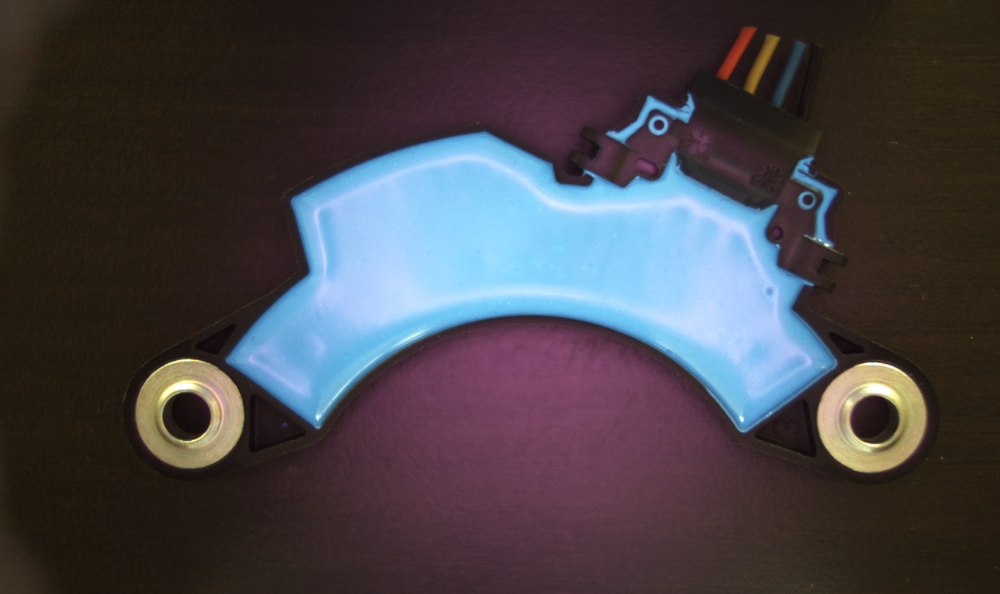
#> input picture front/product_only/M0_L1.bmp, 1000 x 594 px, shrunk from 1477 x 878 before the run
$ python pre_process.py
#> lines starting #> are read from the running program, lines starting #| are printed output that depends on the picture; after the words box and inside, x2 and y2 are one past the last pixel; in counts of white or black regions, pixels touching at a corner belong together
#> in main, img is the input picture: shape (594, 1000, 3); mean B, G, R 72.8, 67.3, 70.7
import cv2
import numpy as np
import matplotlib.pyplot as plt

def pre_process(img, side = 0):
    """
    Process an input image and filter specific HSV values to create a binary mask.

    The function converts the input image to the HSV color space and then applies
    a binary mask based on specified HSV values. Morphological opening is then
    applied to the mask to remove small noise.

    Parameters:
    - img (numpy.ndarray): The input image in BGR format.
    - side (int, optional): Determines the range of HSV values to filter.
        0: front side
        1: back side


    Returns:
    - mask (numpy.ndarray): A binary mask highlighting regions in the input image
        that fall within the specified HSV range after morphological opening.
    """
#> called with side = 0

    hsv_img = cv2.cvtColor(img, cv2.COLOR_BGR2HSV)
#> hsv_img: shape (594, 1000, 3); mean H, S, V 75.5, 109.4, 88.4
    if side == 0:
        #Lower and upper range of HSV values to filter
        lower_blue = np.array([67, 0, 90])
        upper_blue = np.array([119, 255, 255])
    else:
        #Lower and upper range of HSV values to filter
        lower_blue = np.array([ 89,   0, 113])
        upper_blue = np.array([123, 255, 255])

    kernel = np.ones((2,2),np.uint8)  # 2x2 kernel for opening, you can adjust this size if needed

    mask = cv2.inRange(hsv_img, lower_blue, upper_blue)
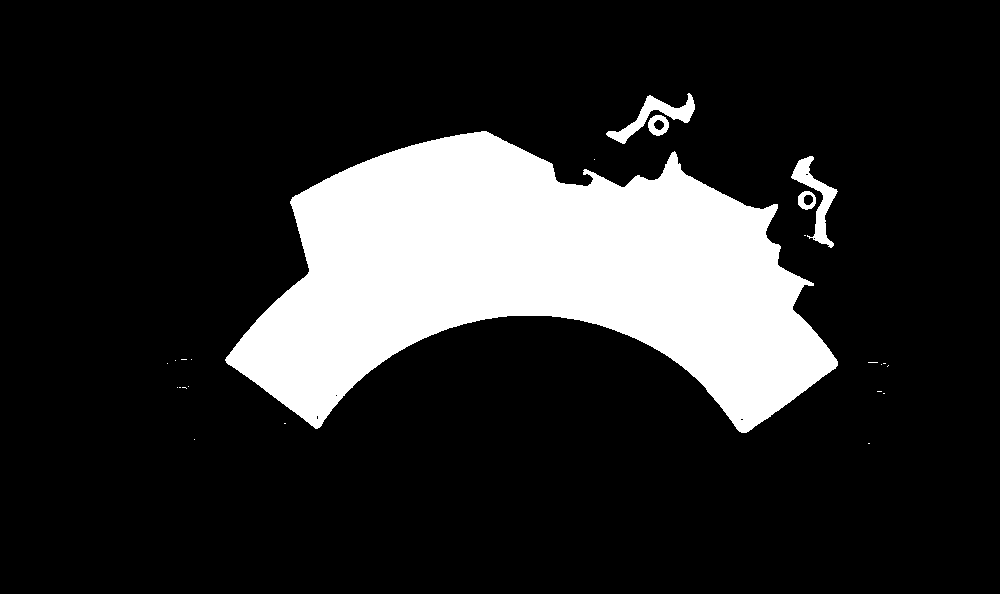
#> mask: shape (594, 1000); 17.5% white; 24 white regions (19 under 20 px), largest, box (x1, y1, x2, y2) and area: (225, 131, 838, 433) 100734, (791, 156, 838, 248) 1236, (606, 93, 695, 144) 1197, (648, 115, 669, 136) 270, (798, 191, 816, 210) 198
    mask = cv2.morphologyEx(mask, cv2.MORPH_OPEN, kernel)
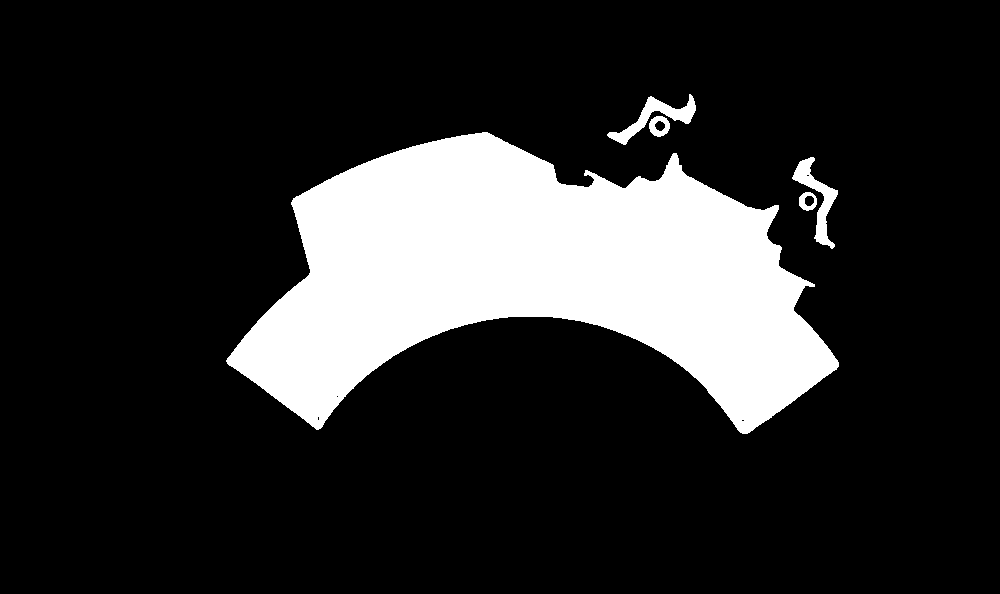
#> mask: shape (594, 1000); 17.4% white; 5 white regions, box (x1, y1, x2, y2) and area: (226, 132, 839, 434) 100731, (792, 157, 838, 249) 1222, (607, 94, 696, 145) 1196, (649, 116, 670, 137) 270, (799, 192, 817, 211) 198

    return mask


def main():
    img = cv2.imread('front/product_only/M0_L1.bmp')
    mask = pre_process(img)
    cv2.imshow("Mask", mask)
    cv2.waitKey(0)
    cv2.destroyAllWindows()

if __name__ == '__main__':
    main()

$ run again, with front/product_only/M1_L0.bmp copied over front/product_only/M0_L1.bmp
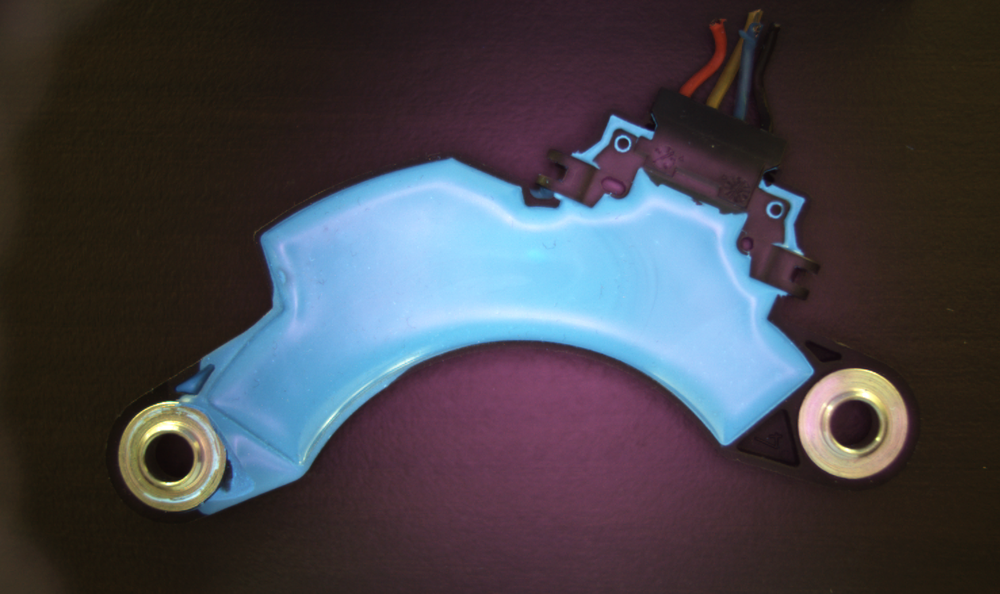
#> input picture front/product_only/M1_L0.bmp, 1000 x 594 px, shrunk from 1477 x 878 before the run
#> in main, img is the input picture: shape (594, 1000, 3); mean B, G, R 73.7, 66.8, 68.1
#> hsv_img: shape (594, 1000, 3); mean H, S, V 77.3, 110.4, 87.9
#> in pre_process, `mask = cv2.inRange(hsv_img, lower_blue, upper_blue)`:
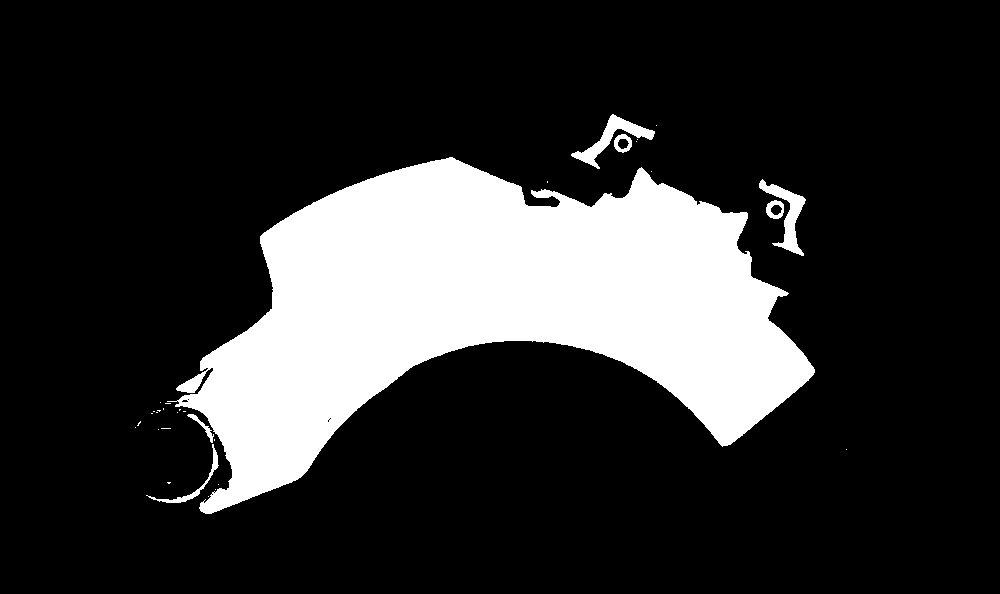
#> mask: shape (594, 1000); 19.3% white; 32 white regions (25 under 20 px), largest, box (x1, y1, x2, y2) and area: (167, 157, 815, 514) 111241, (759, 179, 806, 256) 1107, (571, 114, 655, 169) 1094
#> in pre_process, `mask = cv2.morphologyEx(mask, cv2.MORPH_OPEN, kernel)`:
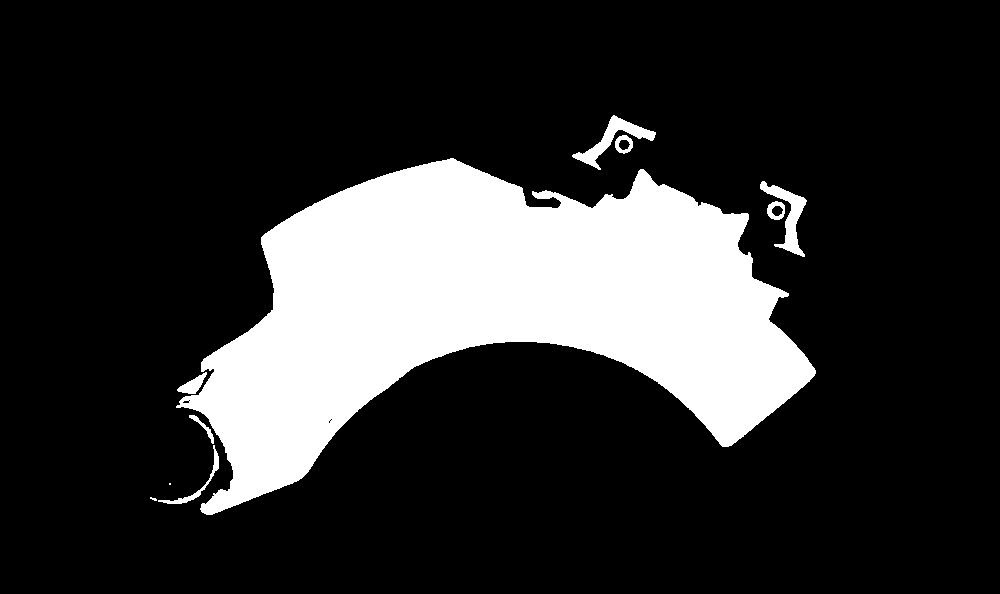
#> mask: shape (594, 1000); 19.2% white; 10 white regions (2 under 20 px), largest, box (x1, y1, x2, y2) and area: (176, 158, 816, 515) 110909, (760, 181, 807, 257) 1104, (572, 115, 656, 170) 1094

$ run again, with front/product_only/M-1_L-1.bmp copied over front/product_only/M0_L1.bmp
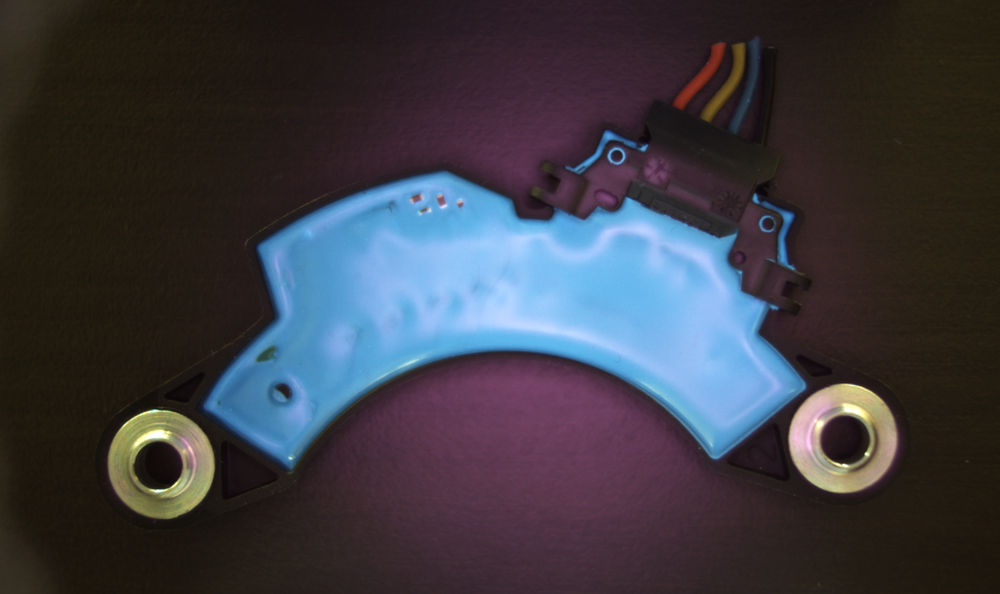
#> input picture front/product_only/M-1_L-1.bmp, 1000 x 594 px, shrunk from 1477 x 878 before the run
#> in main, img is the input picture: shape (594, 1000, 3); mean B, G, R 66.2, 58.7, 59.4
#> hsv_img: shape (594, 1000, 3); mean H, S, V 78.5, 107.4, 78.2
#> in pre_process, `mask = cv2.inRange(hsv_img, lower_blue, upper_blue)`:
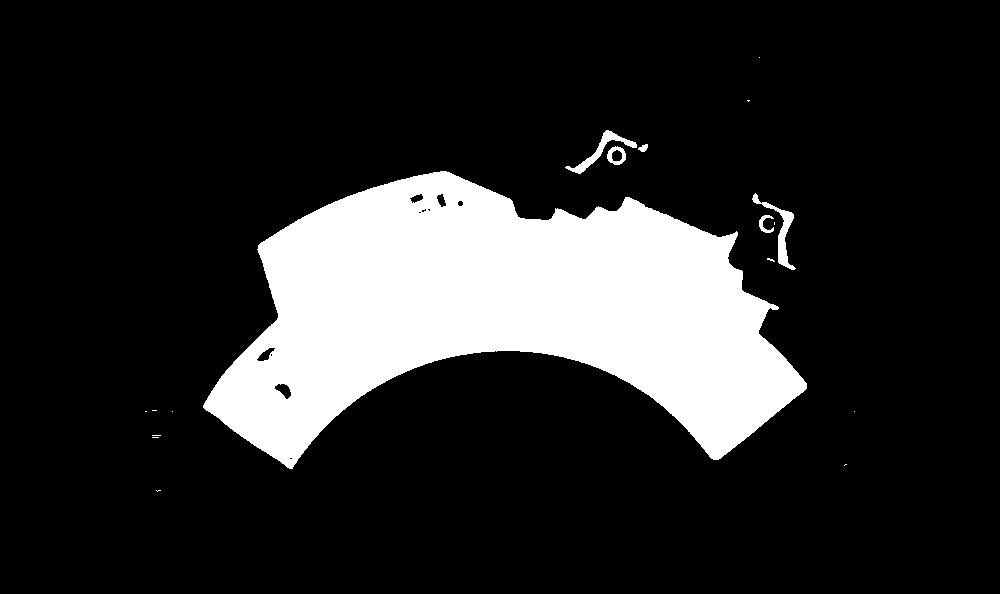
#> mask: shape (594, 1000); 16.8% white; 18 white regions (12 under 20 px), largest, box (x1, y1, x2, y2) and area: (203, 171, 807, 469) 97941, (752, 193, 796, 270) 660, (565, 130, 637, 174) 573, (607, 146, 626, 165) 186, (759, 215, 774, 233) 120, (638, 144, 648, 152) 52
#> in pre_process, `mask = cv2.morphologyEx(mask, cv2.MORPH_OPEN, kernel)`:
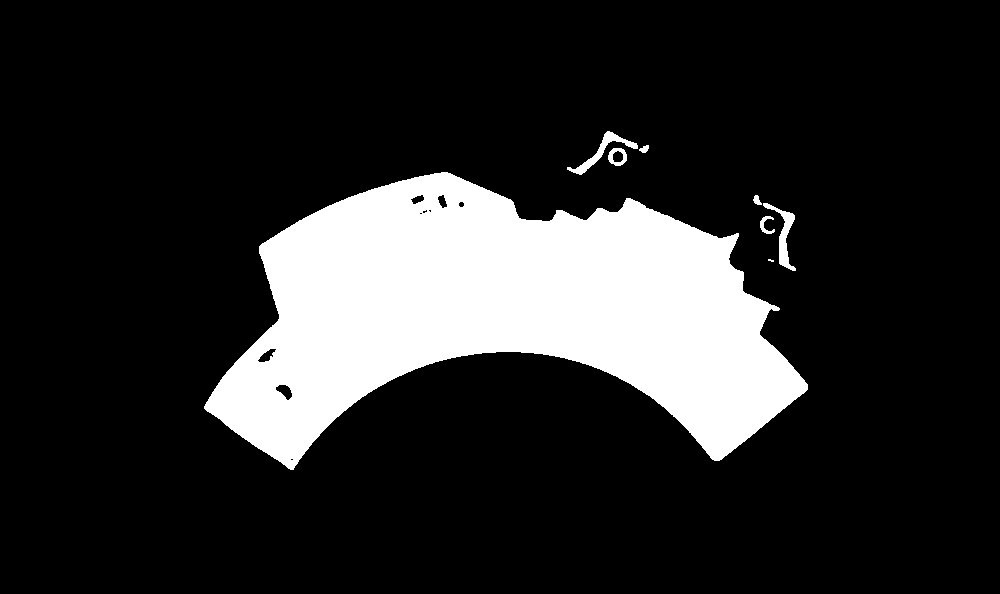
#> mask: shape (594, 1000); 16.8% white; 8 white regions (1 under 20 px), largest, box (x1, y1, x2, y2) and area: (204, 172, 808, 470) 97931, (763, 203, 796, 271) 601, (567, 131, 638, 175) 572
